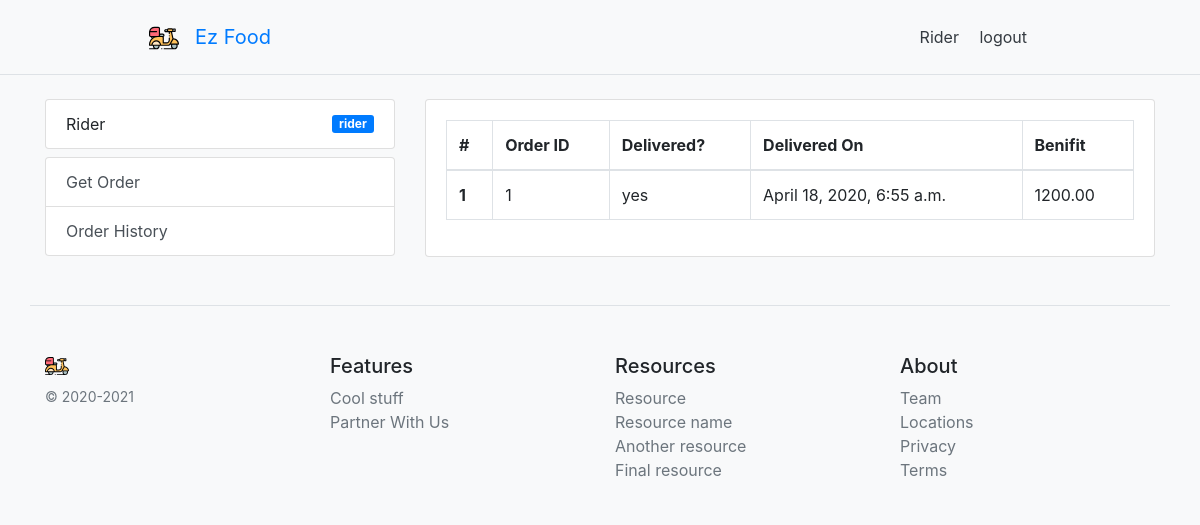
Page /delivery-history (signed in) on the committed database.
### app/models.py (models this page shows, shortened)
class Profile(models.Model):
    user = models.OneToOneField(User,on_delete=models.CASCADE)
    role = models.CharField(max_length=20,default="normal")

class Order(models.Model):
    user = models.ForeignKey(User,on_delete=models.CASCADE)
    delivered = models.BooleanField(default=False)
    rider = models.ForeignKey(User,on_delete=models.SET_NULL,related_name="delivery_guy",null=True,default=None)
    total_price = models.DecimalField(default=0.0,max_digits=10,decimal_places=2)
    deliveredOn = models.DateTimeField(blank=True,null=True,default=None)

### app/views/rider.py (the view)
# urls.py: path('delivery-history', views.deliveryHistory, name='delivery_history' ),
@login_required
def deliveryHistory(request):
    data = {'title': 'Delivery history'}
    data['pendingOrders'] = Order.objects.filter(rider=request.user,delivered=True)
    return render(request,'partner/rider/delivery_history.html',processData(request,data))

### app/templatetags/cart_tags.py (called while the page is built)
@register.filter
def calculateCharges(total,output='delivery'):
    if not total:
        return 0.0
    delivery_charge =  Decimal(total) * Decimal(0.08)
    if output=='delivery':
        total = 0
    return round(total + delivery_charge,2)

### ezFood/utils.py (called while the page is built)
def processData(request=None,data=None):
    img = {
        'logo' : 'logo.svg'
    }
    cartItemsFromSession = request.session.get('items', {})
    appData = {'companyName':'Ez Food','errorQuote':randomErrorQuotes(),'img':img,'cartItems':cartItemsFromSession }
    if(data is None):
        data = {}
    appData.update(data)
    return appData

def randomErrorQuotes():
    return random.choice([
        'looks like something went wrong on out end. please check after sometime or contact admin ',
        'something went wrong',
    ])

### templates/partner/rider/delivery_history.html
{% extends 'user/profile.html' %}
{% load cart_tags %}
{% block dashboardContent %}
<table class="table table-bordered">
  <thead>
    <tr>
      <th scope="col">#</th>
      <th scope="col">Order ID</th>
      <th scope="col">Delivered?</th>
      <th scope="col">Delivered On</th>
      <th scope="col">Benifit</th>
    </tr>
  </thead>
  <tbody>
  {% for item in pendingOrders %}
      <tr>
        <th scope="row">{{ forloop.counter}}</th>
        <td>{{item.id  }}</td>
        <td>{{item.delivered | yesno:"yes,no" }}</td>
        <td>{{item.deliveredOn }}</td>
        <td> {{ item.total_price | calculateCharges }}
      </tr>
  {% endfor %}
  </tbody>
</table>
{% endblock dashboardContent %}

### templates/base.html (shortened to what this page needs)
{% load static%}
{% load cart_tags %}
<!DOCTYPE html>
<html lang="en">
<head>
    {% block head %}
    <link rel="stylesheet" href="{% static 'bower_components/bootstrap/dist/css/bootstrap.min.css' %}">
    <link rel="stylesheet" href="{% static 'bower_components/components-font-awesome/css/all.min.css' %}">
    <link rel="stylesheet" href="{% static 'styles/style.css' %}">
    {% endblock %}
</head>
<body class="bg-light">
    {% block header %}
    <div class="border-bottom">
 <div class="d-flex max-900 flex-column flex-md-row align-items-center pt-3 px-md-4 mb-3 bg-light">
 <a class="navbar-brand" href="{% url 'home' %}">
    <img src="{% static 'images/' %}{{img.logo}}" width="30" height="30" alt="">
  </a>
  <h5 class="my-0 mr-md-auto font-weight-normal"><a href="{% url 'home' %}" style="text-secondary">{{ companyName }}</a></h5>
  <nav class="my-2 my-md-0 mr-md-3">
    {% if user.is_authenticated and user.username  %}
          <a class="p-2 text-dark" href="{% url 'profile' %}">{{user.username | title}}</a>
          <a class="p-2 text-dark" href="{% url 'logout' %}">logout</a>
    {% endif %}
    </nav>
    </div>
    </div>
    {% endblock %}
    {% block content %}{% endblock %}
    {% block footer %}
        <footer class="container pt-4 my-md-5 pt-md-5 border-top">
    <div class="row">
      <div class="col-12 col-md">
        <img class="mb-2" src="{% static 'images/' %}{{img.logo}}" alt="" width="24" height="24">
        <small class="d-block mb-3 text-muted">© 2020-2021</small>
      </div>
      <div class="col-6 col-md">
        <h5>Features</h5>
        <ul class="list-unstyled text-small">
          <li><a class="text-muted" href="#">Cool stuff</a></li>
          <li><a class="text-muted" href="{% url 'partner_with_us' %}">Partner With Us</a></li>
        </ul>
      </div>
      <div class="col-6 col-md">
        <h5>Resources</h5>
        <ul class="list-unstyled text-small">
          <li><a class="text-muted" href="#">Resource</a></li>
          <li><a class="text-muted" href="#">Resource name</a></li>
          <li><a class="text-muted" href="#">Another resource</a></li>
          <li><a class="text-muted" href="#">Final resource</a></li>
        </ul>
      </div>
      <div class="col-6 col-md">
        <h5>About</h5>
        <ul class="list-unstyled text-small">
          <li><a class="text-muted" href="#">Team</a></li>
          <li><a class="text-muted" href="#">Locations</a></li>
          <li><a class="text-muted" href="#">Privacy</a></li>
          <li><a class="text-muted" href="#">Terms</a></li>
        </ul>
      </div>
    </div>
  </footer>
    {% endblock %}
</body>
</html>

### templates/user/sidebar.html
<div class="list-group mb-2">
  <div class="list-group-item d-flex justify-content-between align-items-center">
   {{user.username}}
   {% if user.profile.role in "rider" or "owner"   %}
     <span class="badge badge-primary badge-pill">{{user.profile.role}}</span>
   {% endif %}
  </div>
</div>
{% if  user.profile.role == 'owner' %}
<div class="list-group">
  <a href="{% url 'restaurant_details'%}" class="list-group-item list-group-item-action">
   Restaurent Details
  </a>
  <a href="{% url 'view_menu'%}" class="list-group-item list-group-item-action">View Menu</a>
  <a href="{% url 'add_menu'%}" class="list-group-item list-group-item-action">Add menu</a>
  <a href="{% url 'revenue'%}" class="list-group-item list-group-item-action">Total revenue</a>
  <a href="{% url 'order_history'%}" class="list-group-item list-group-item-action">Order History</a>
</div>
{% elif user.profile.role == 'rider'%}
<div class="list-group">
  <a href="{% url 'get_order'%}" class="list-group-item list-group-item-action">Get Order</a>
  <a href="{% url 'delivery_history'%}" class="list-group-item list-group-item-action">Order History</a>
</div>
{% else %}
<div class="list-group">
  <a href="{% url 'order_history'%}" class="list-group-item list-group-item-action">Order History</a>
</div>
{% endif  %}

### static/styles/style.css (style rules this page uses)
.badge { border-radius: 3px; }
.max-900 { max-width: 950px !important; margin: auto; }

### rows in the picture
Order: id "1", delivered "yes", deliveredOn "April 18, 2020, 6:55 a.m.", total_price|calculateCharges "1200.00"

### other values in the picture
{{ companyName }} "Ez Food"
{{ user.username | title }} "Rider"
{{ user.username }} "Rider"
{{ user.profile.role }} "rider"
